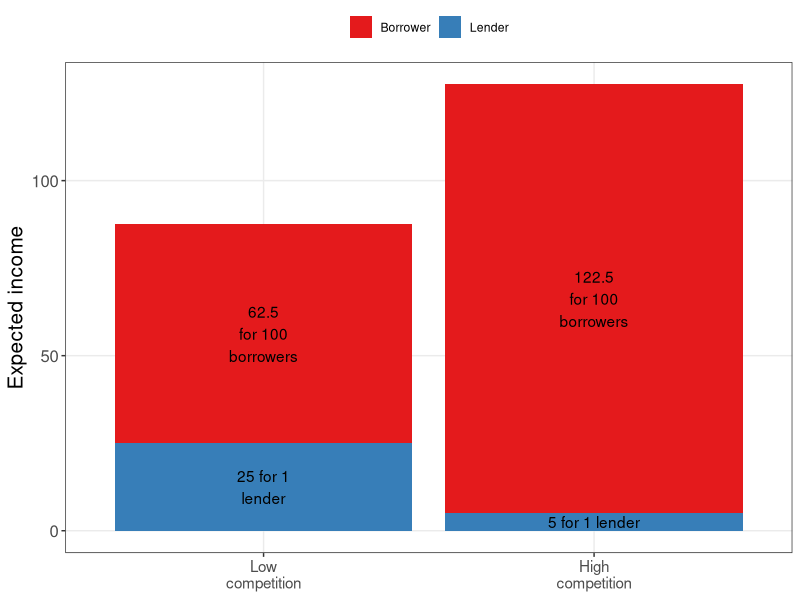
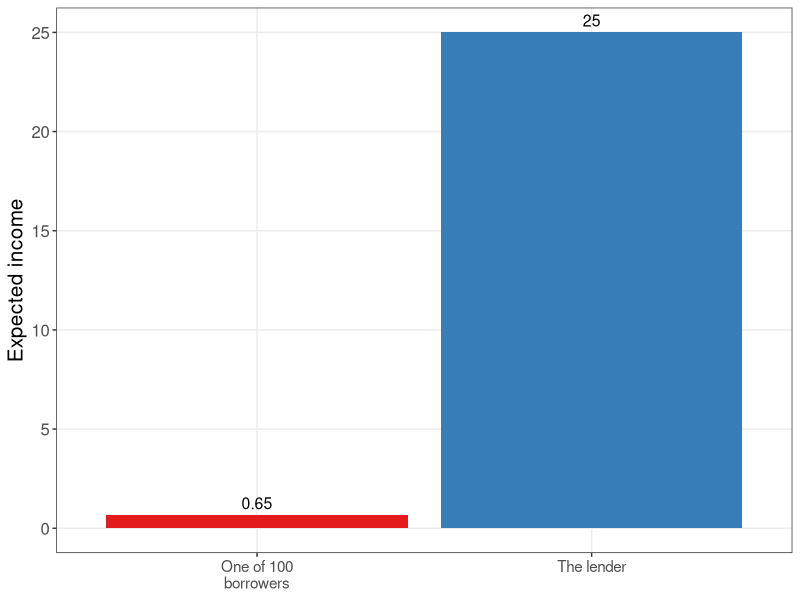
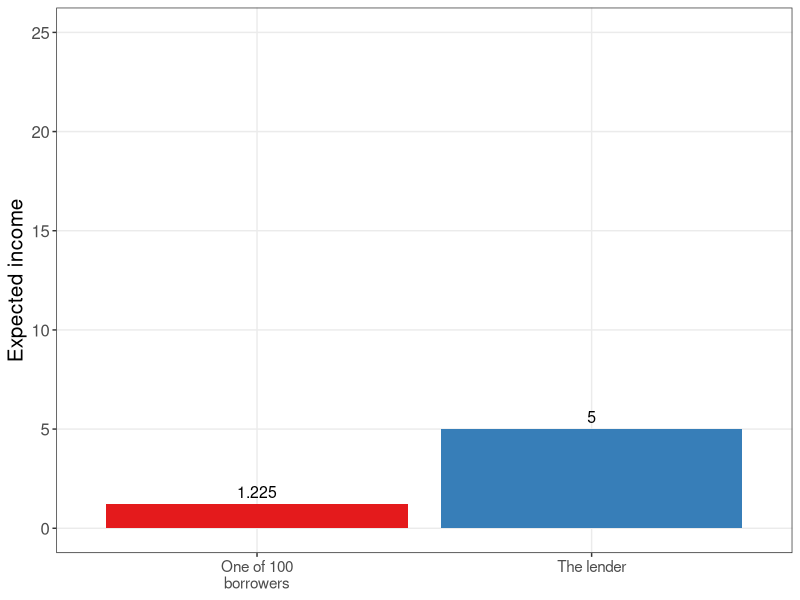

The R script that drew these images, in order:
#' Graph Designer: Scott Cohn
#' Authors: Bowles and Halliday
#' Title: Coordination, Conflict and Competition: A Text in Microeconomics

library("tidyverse")
library("gridExtra")
library("forcats")
library("RColorBrewer")

# dataframe ---------------------------------------------------------------

df <- tibble(
  pr_ag = c("Borrower", "Lender"),
  val_sm_bar = c(0.65, 25),
  val_sm_pie = c(62.5, 25),
  val_lg_bar = c(1.225, 5), 
  val_lg_pie = c(122.5, 5)
)

df_long <- df %>% 
  #select(c("pr_ag", "val_sm_pie", "val_lg_pie")) %>% 
  gather(key = "group", value = "value", 2:5) %>% 
  mutate(condition = c("Low competition", "Low competition", "sm", "sm", "High competition", "High competition", "lg", "lg"))


# plots -------------------------------------------------------------------

# Fig a -- nonebar
# p_sm_bar <- ggplot(df, aes(pr_ag, val_sm_bar)) +
#   geom_col(aes(fill = pr_ag)) + 
#   geom_text(aes(label = val_sm_bar), vjust = -0.5, size = 5) + 
#   scale_fill_brewer(palette = "Set1") +
#   theme_bw() + 
#   theme(legend.position = "none",
#         axis.title = element_blank(),
#         axis.text = element_text(size = 15))
# 
# ggsave("credit/effects_of_comp_nonebar_a.pdf", width = 3, height = 5)

# Fig b -- nonepie
# p_sm_pie <- ggplot(df, aes("", y = val_sm_pie, fill = pr_ag))+
#   geom_bar(width = 1, stat = "identity") +
#   coord_polar("y") +
#   geom_text(aes(label = val_sm_pie), 
#             position = position_stack(vjust = 0.5)) +
#   scale_fill_brewer(palette = "Set1") + 
#   # labs(caption = "p_sm_pie") +
#   theme_blank() +
#   theme(axis.title = element_blank(),
#         axis.text = element_blank(),
#         legend.title = element_blank(),
#         plot.margin=grid::unit(c(0,0,0,0), "mm"))
# 
# ggsave("credit/effects_of_comp_nonepie_b.pdf", width = 6, height = 6)

# Fig c -- comppie
# p_lg_pie <- ggplot(df, aes("", y = val_lg_pie, fill = pr_ag))+
#   geom_bar(width = 1, stat = "identity") +
#   coord_polar("y") +
#   geom_text(aes(label = val_lg_pie), 
#             position = position_stack(vjust = 0.5)) +
#   scale_fill_brewer(palette = "Set1") + 
#   # labs(caption = "p_lg_pie") +
#   theme_blank() +
#   theme(axis.title = element_blank(),
#         axis.text = element_blank(),
#         legend.title = element_blank(),
#         plot.margin=grid::unit(c(0,0,0,0), "mm"))
# 
# ggsave("credit/effects_of_comp_comppie_c.pdf", width = 6, height = 6)

# Fig d -- compbar
# p_lg_bar <- ggplot(df, aes(pr_ag, val_lg_bar)) +
#   geom_col(aes(fill = pr_ag)) + 
#   geom_text(aes(label = val_lg_bar), vjust = -0.5, size = 5) + 
#   scale_fill_brewer(palette = "Set1") +
#   theme_bw() + 
#   theme(legend.position = "none",
#         axis.title = element_blank(),
#         axis.text = element_text(size = 15))
# 
# ggsave("credit/effects_of_comp_compbar_d.pdf", width = 3, height = 5)


# stacked bar (replace pie?) ----------------------------------------------

# Middle Fig
stk_bar <- df_long %>% 
  filter(condition %in% c("sm", "lg")) %>% 
  mutate(b_l_label = c("62.5\nfor 100\nborrowers", "25 for 1\nlender", 
                       "122.5\nfor 100\nborrowers", "5 for 1 lender")) %>% 
  ggplot(aes(x = forcats::fct_rev(condition), y = value, fill = pr_ag)) + 
  geom_bar(position = "stack", stat = "identity") + 
  geom_text(aes(label = b_l_label), position = position_stack(vjust = 0.5)) + 
  # geom_text(aes(label = value)) +  
  scale_fill_brewer(palette = "Set1") + 
  scale_x_discrete(labels=c("sm" = "Low\ncompetition",
                            "lg" = "High\ncompetition")) + 
  ylab("Expected income") +
  # coord_flip() +
  theme_bw() + 
  theme(legend.title = element_blank(),
        axis.title.x = element_blank(),
        axis.title.y = element_text(size = 15),
        axis.text.y = element_text(size = 12),
        axis.text.x = element_text(size = 11),
        legend.position = "top",
        panel.grid.minor = element_blank())

ggsave("credit/effects_of_comp_stk_bar.pdf", width = 3, height = 5)

# Left Fig
low_comp_bar <- df_long %>% 
  filter(condition %in% c("Low competition")) %>% 
  ggplot(aes(x = pr_ag, y = value, fill = pr_ag)) + 
  geom_col() +
  geom_text(aes(label = value), vjust = -0.5, size = 4) +
  ylab("Expected income") +
  scale_fill_brewer(palette = "Set1") +
  scale_x_discrete(labels=c("Lender" = "The lender",
                            "Borrower" = "One of 100\nborrowers")) + 
  ylim(0, 25) +
  theme_bw() +
  theme(legend.position = "none",
        axis.title.x = element_blank(),
        axis.title.y = element_text(size = 15),
        axis.text.y = element_text(size = 12),
        axis.text.x = element_text(size = 11),
        panel.grid.minor = element_blank()
        )

ggsave("credit/effects_of_comp_low_bar.pdf", width = 3, height = 5)

# Right Fig
high_comp_bar <- df_long %>% 
  filter(condition %in% c("High competition")) %>% 
  ggplot(aes(x = pr_ag, y = value, fill = pr_ag)) + 
  geom_col() +
  geom_text(aes(label = value), vjust = -0.5, size = 4) +
  ylab("Expected income") +
  scale_fill_brewer(palette = "Set1") +
  scale_x_discrete(labels=c("Lender" = "The lender",
                            "Borrower" = "One of 100\nborrowers")) + 
  ylim(0, 25) +
  theme_bw() +
  theme(legend.position = "none",
        axis.title.x = element_blank(),
        axis.title.y = element_text(size = 15),
        axis.text.y = element_text(size = 12),
        axis.text.x = element_text(size = 11),
        panel.grid.minor = element_blank()
  )

ggsave("credit/effects_of_comp_high_bar.pdf", width = 3, height = 5)

# save panel --------------------------------------------------------------

# ggsave("credit/effects_of_comp_sm.pdf", arrangeGrob(p_sm_bar, p_sm_pie))
# ggsave("credit/effects_of_comp_lg.pdf", arrangeGrob(p_lg_bar, p_lg_pie))

# ^^ looks gross.
